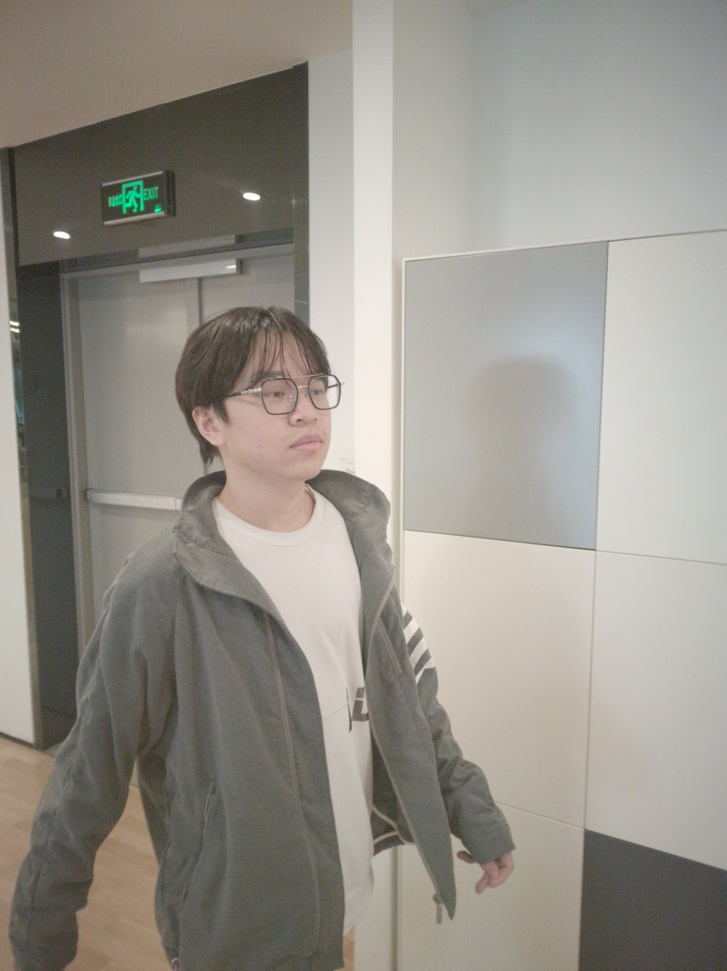
#> input picture inputs/ref/103212684-1039-1054_ref.jpg, 727 x 971 px, shrunk from 3472 x 4640 before the run, given in place of 001_001.jpg, which was not available
$ python hybrid_denoise.py   (older library calls are emulated)
#> lines starting #> are read from the running program, lines starting #| are printed output that depends on the picture; after the words box and inside, x2 and y2 are one past the last pixel; in counts of white or black regions, pixels touching at a corner belong together; pictures that were not available may be replaced by others from this repository, and a replacement may not be noted
### basicsr/data/distortion/utils/HybridDenoise/hnr.py
import os.path
import argparse

import numpy as np
import cv2
import imageio
try:
    import bm3d
except:
    print("\033[91mNo BM3D module installed.\033[00m")
import numpy as np

from skimage import img_as_ubyte, img_as_float
from skimage.restoration import denoise_tv_chambolle, denoise_wavelet
from skimage.color import rgb2yuv, yuv2rgb
from skimage.filters.rank import median
from skimage.morphology import disk
from skimage.util.shape import view_as_blocks

from . import utils


kernel = np.array([[1, 1,  1, 1, 1],
        [1, 5,  5, 5, 1],
        [1, 5, 44, 5, 1],
        [1, 5,  5, 5, 1],
        [1, 1,  1, 1, 1]]) / 100.0


class HybridNoiseReduction:

    @staticmethod
    def yuv_split(rgb_img):
        yuv = rgb2yuv(rgb_img)
        y, u, v = cv2.split(yuv)
        return y, u, v

    @staticmethod
    def yuv_combine(y, u, v):
        yuv = cv2.merge((y, u, v))
        rgb = yuv2rgb(yuv)
        return rgb

    # [20 lines left out: functions freq_domain_denoise, freq_domain_denoise_smooth, not called in this run]

    @staticmethod
    def median_denoise(noisy_y, radius=5):
        noisy_y = img_as_ubyte(noisy_y)
        denoised_y = median(noisy_y, disk(radius))
        thres_idx = np.abs(denoised_y - noisy_y) > 255
        denoised_y[thres_idx] = noisy_y[thres_idx]
        denoised_y = img_as_float(denoised_y)
        return denoised_y

    # [17 lines left out: functions gaussian_denoise, nlm_denoise, pyr_denoise, not called in this run]

    @staticmethod
    def lap_pyr(img, num_level=5):

        # Gaussian Pyramid
        layer = img.copy()
        gaussian_pyramid = [layer]
        for i in range(num_level + 1):
            layer = cv2.pyrDown(layer)
            gaussian_pyramid.append(layer)

        # Laplacian Pyramid
        layer = gaussian_pyramid[num_level]
        laplacian_pyramid = [layer]
        for i in range(num_level, 0, -1):
            size = (gaussian_pyramid[i - 1].shape[1], gaussian_pyramid[i - 1].shape[0])
            gaussian_expanded = cv2.pyrUp(gaussian_pyramid[i], dstsize=size)
            laplacian = cv2.subtract(gaussian_pyramid[i - 1], gaussian_expanded)
            laplacian_pyramid.append(laplacian)

        return laplacian_pyramid

    # [8 lines left out: function lap_pyr_rec, not called in this run]

    @staticmethod
    def get_blending_mask(laplacian_pyramid, blend_freq_layer, morph_kernel_size=1):
        kernel = np.ones((morph_kernel_size, morph_kernel_size))
        h, w = laplacian_pyramid[-1].shape[0], laplacian_pyramid[-1].shape[1]
        ret, th = cv2.threshold(img_as_ubyte(np.abs(laplacian_pyramid[blend_freq_layer])), 0, 1,
                                cv2.THRESH_BINARY + cv2.THRESH_OTSU)
        th = np.float32(th)
        opening = cv2.morphologyEx(th, cv2.MORPH_OPEN, kernel)
        opening = cv2.morphologyEx(opening, cv2.MORPH_DILATE, kernel)
        mask = cv2.resize(opening, dsize=(w, h))
        mask = cv2.GaussianBlur(mask, (15, 15), 0)
        return mask

    # [5 lines left out: function mask_blend, not called in this run]

    def alpha_blend(self, y, y_denoise, alpha=0.5):
            return y_denoise * alpha + y * (1 - alpha)

    def run(self, rgb_img, nr_method, nr_parm, no_blend, mask_level, blend_morph_kernel,
                blend_alpha=0.5):
        y, u, v = self.yuv_split(rgb_img)
        laplacian_pyramid = self.lap_pyr(y)

        # [7 lines of commented-out code are left out]

        if nr_method == 'freq':
            y_denoised = self.freq_domain_denoise(y, threshold_sigma=nr_parm)
        if nr_method == 'freq_smooth':
            y_denoised = self.freq_domain_denoise_smooth(y, threshold_sigma=nr_parm)
        elif nr_method == "median":
            y_denoised = self.median_denoise(y, radius=int(nr_parm))
        elif nr_method == "gaussian":
            y_denoised = self.gaussian_denoise(y, radius=int(nr_parm))
        elif nr_method == 'tvl1':
            y_denoised = cv2.denoise_TVL1(y, y)
        elif nr_method == 'nlm':
            y_denoised = self.nlm_denoise(y, int(nr_parm))
        elif nr_method == 'bm3d':
            y_denoised = bm3d.bm3d(y, nr_parm)
        elif nr_method == 'lap_pyr':
            denoised_pyr = self.pyr_denoise(laplacian_pyramid, nr_parm)
            y_denoised = self.lap_pyr_rec(denoised_pyr)
        elif nr_method == 'bilateral':
            y_denoised = img_as_float(cv2.bilateralFilter(img_as_ubyte(y), int(nr_parm), 20, 5))
        else:
            y_denoised = self.nlm_denoise(y, int(nr_parm))

        mask = self.get_blending_mask(laplacian_pyramid, blend_freq_layer=mask_level, morph_kernel_size=blend_morph_kernel)

        y_final = self.alpha_blend(y, y_denoised, blend_alpha)
        # y_final = self.mask_blend(y, y_final, mask, no_blend)


        rgb_final = self.yuv_combine(y_final, u, v)

        return np.clip(rgb_final, a_min=0, a_max=1), np.clip(mask, a_min=0, a_max=1)


# [27 lines that do not run on import are left out]

### basicsr/data/distortion/utils/HybridDenoise/hybrid_denoise.py
import sys
import os
from skimage import img_as_float, img_as_ubyte
sys.path.insert(0, os.path.join(os.getcwd(), "utils/HybridDenoise"))
from .hnr import HybridNoiseReduction

hnr = HybridNoiseReduction()
def hybrid_denoise(rgb_noisy,
        nr_method="median",
        nr_parm=7,
        no_blend=False,
        mask_level=-2,
        blend_morph_kernel=1,
        blend_alpha=0.5,
        ):

    rgb_denoise, mask = hnr.run(img_as_float(rgb_noisy),
                                nr_method=nr_method,
                                nr_parm=nr_parm,
                                no_blend=no_blend,
                                mask_level=mask_level,
                                blend_morph_kernel=blend_morph_kernel,
                                blend_alpha=blend_alpha,
                                )

    return img_as_ubyte(rgb_denoise)


if __name__ == "__main__":
    import imageio
    import cv2
    rgb_noisy = imageio.imread("/data/Test_Results/Face_Restoration/internal_test/night_samples/001_001.jpg")
#> rgb_noisy is the input picture: shape (971, 727, 3); mean R, G, B 149.6, 145.5, 137.2
    output_img = hybrid_denoise(rgb_noisy,
                    nr_method="median",
                    nr_parm=7,
                    no_blend=False,
                    mask_level=-2,
                    blend_morph_kernel=1,
            )
#> in yuv_split, `y, u, v = cv2.split(yuv)`:
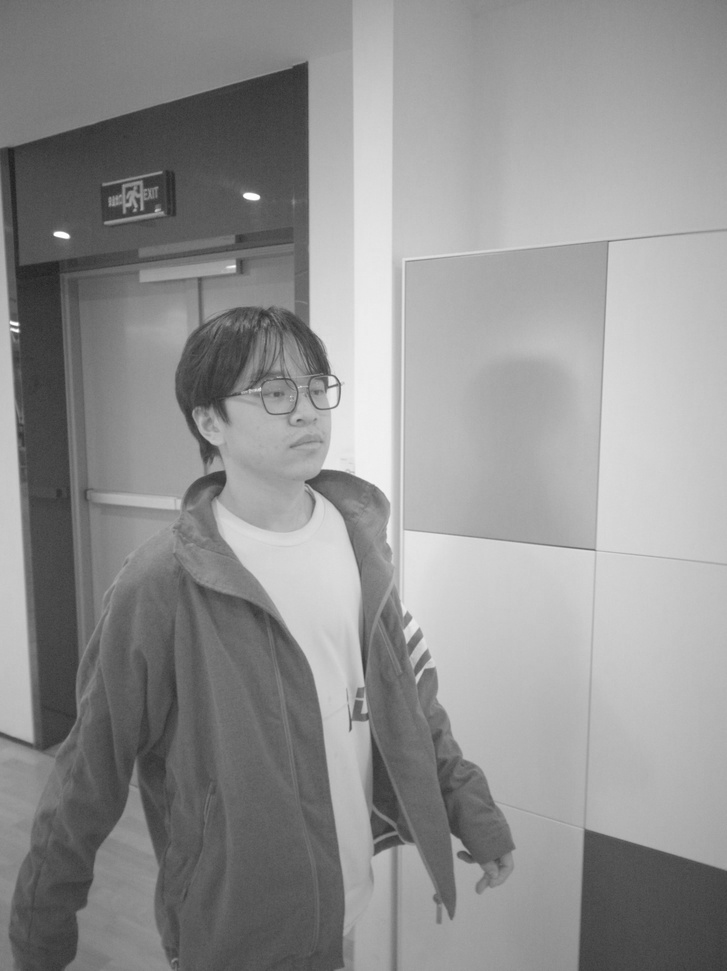
#> y: shape (971, 727) float64; min 0.121, max 1, mean 0.572
#> in yuv_split, `y, u, v = cv2.split(yuv)`:
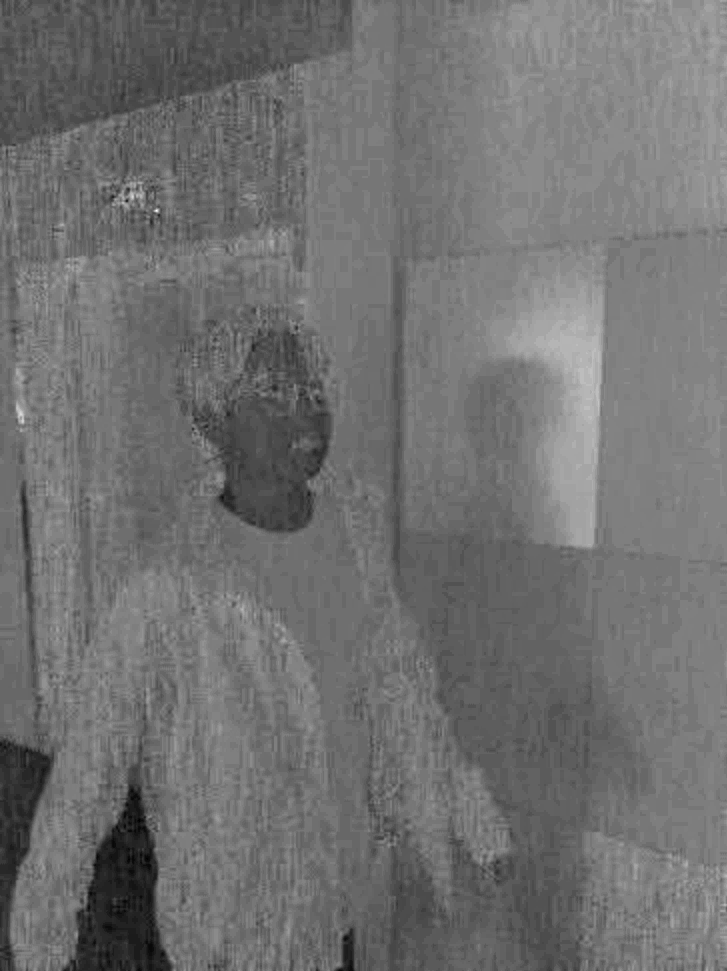
#> u: shape (971, 727) float64; min -0.072, max 0.0533, mean -0.0165; drawn with min black and max white
#> in yuv_split, `y, u, v = cv2.split(yuv)`:
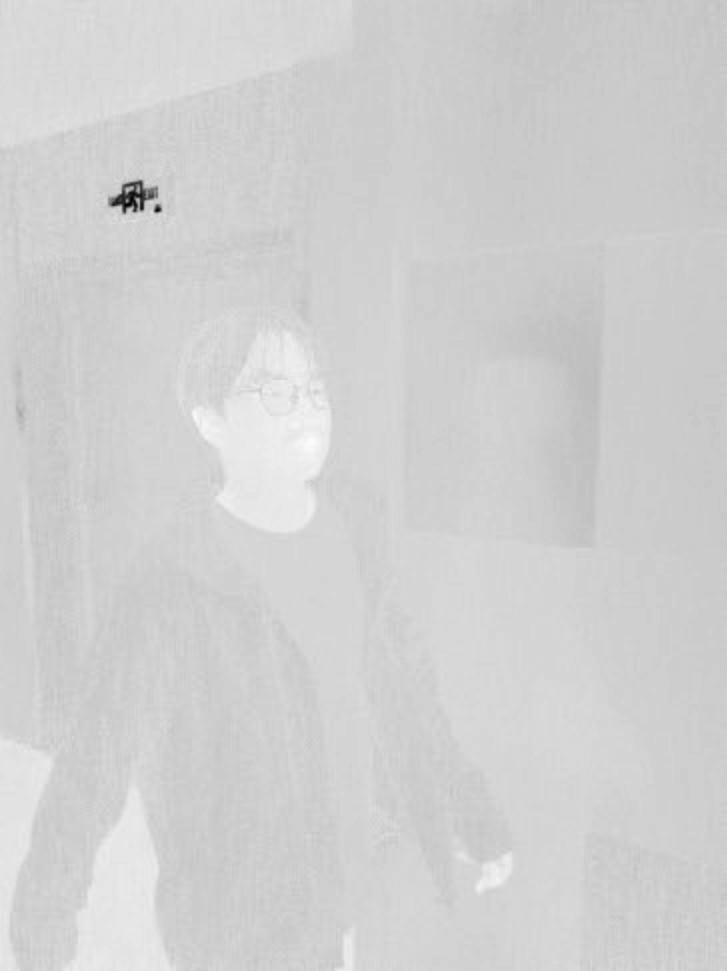
#> v: shape (971, 727) float64; min -0.516, max 0.13, mean 0.0131; drawn with min black and max white
#> the loop in lap_pyr, `for i in range(num_level + 1):` made 6 passes
#> pass 3, in lap_pyr, `layer = cv2.pyrDown(layer)`:
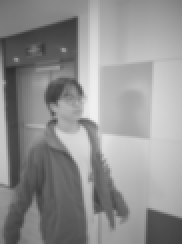
#> layer: shape (122, 91) float64 (shown 2 times larger); min 0.175, max 0.94, mean 0.571
#> after the loop in lap_pyr, `for i in range(num_level + 1):`: gaussian_pyramid = 7 items
#> the loop in lap_pyr, `for i in range(num_level, 0, -1):` made 5 passes
#> pass 2, in lap_pyr, `laplacian = cv2.subtract(gaussian_pyramid[i - 1], gaussian_expanded)`:
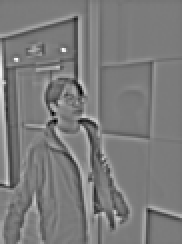
#> laplacian: shape (122, 91) float64 (shown 2 times larger); min -0.18, max 0.192, mean 0.000215; drawn with min black and max white
#> after the loop in lap_pyr, `for i in range(num_level, 0, -1):`: laplacian_pyramid = 6 items
#> in get_blending_mask, `ret, th = cv2.threshold(img_as_ubyte(np.abs(laplacian_pyramid[blend_fr..`:
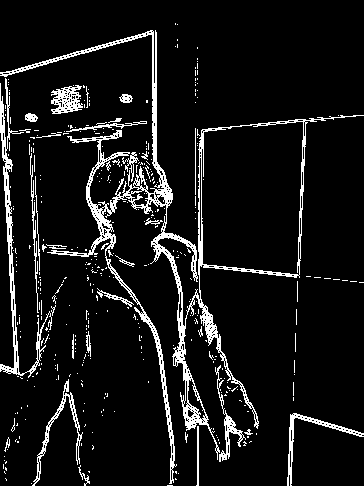
#> th: shape (486, 364); values 0 (black) and 1 (white), 8.6% white in thin lines or dots
#> in get_blending_mask, `ret, th = cv2.threshold(img_as_ubyte(np.abs(laplacian_pyramid[blend_fr..`: ret = 6
#> in get_blending_mask, `mask = cv2.GaussianBlur(mask, (15, 15), 0)`:
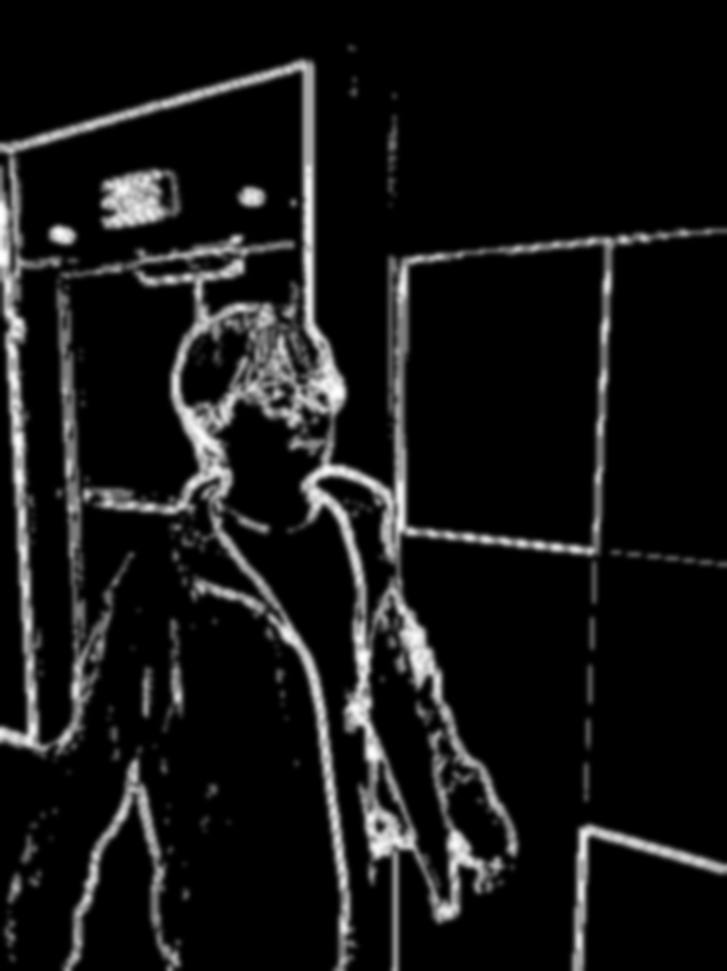
#> mask: shape (971, 727) float32; min 0, max 1, mean 0.0858
    imageio.imwrite("./test_img.jpg", output_img)

$ run again, on inputs/ref/103306301-0153-0160_ref.jpg
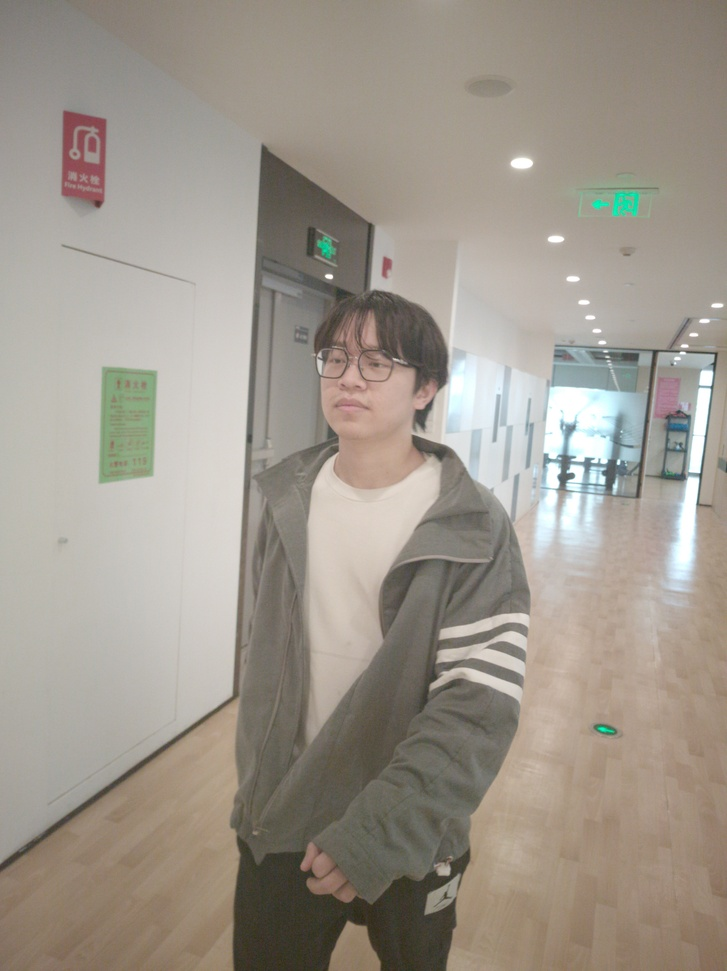
#> input picture inputs/ref/103306301-0153-0160_ref.jpg, 727 x 971 px, shrunk from 3472 x 4640 before the run, given in place of 001_001.jpg, which was not available
#> rgb_noisy is the input picture: shape (971, 727, 3); mean R, G, B 158.5, 151, 140.6
#> rgb_img: shape (971, 727, 3) float64; mean of channels 0, 1, 2 0.622, 0.592, 0.551
#> after the loop in lap_pyr, `for i in range(num_level + 1):`: gaussian_pyramid = 7 items
#> after the loop in lap_pyr, `for i in range(num_level, 0, -1):`: laplacian_pyramid = 6 items
#> thres_idx: shape (971, 727) bool; every value is 0
#> in get_blending_mask, `ret, th = cv2.threshold(img_as_ubyte(np.abs(laplacian_pyramid[blend_fr..`:
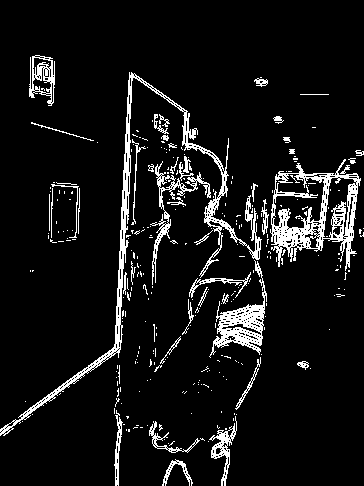
#> th: shape (486, 364); values 0 (black) and 1 (white), 8.2% white in thin lines or dots, all inside (x1, y1, x2, y2) = (0, 55, 364, 486)
#> ret = 7
#> in get_blending_mask, `mask = cv2.GaussianBlur(mask, (15, 15), 0)`:
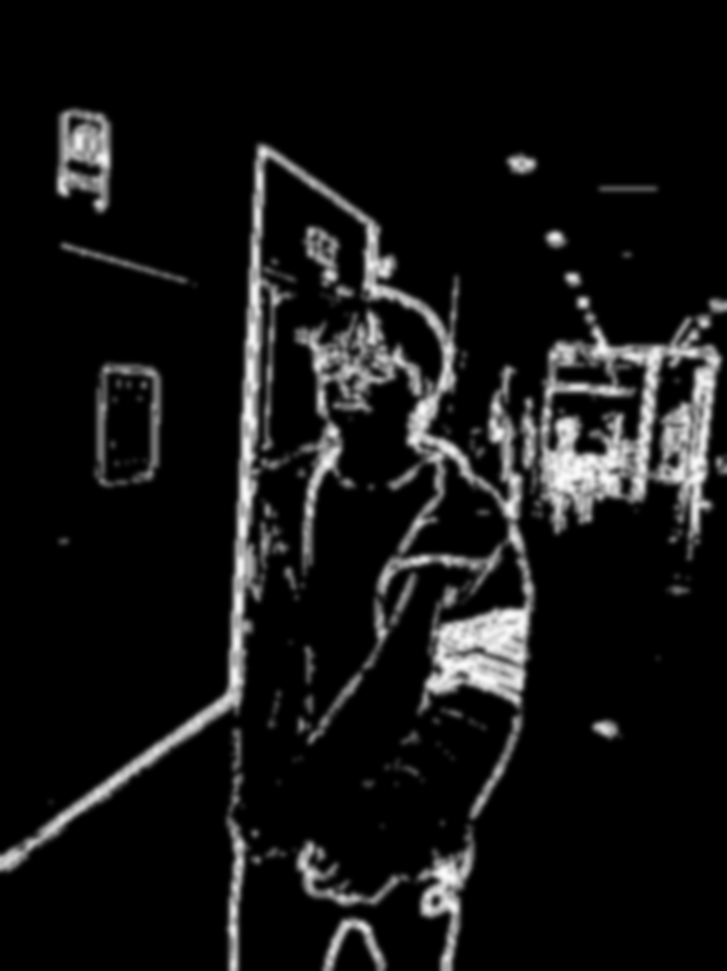
#> mask: shape (971, 727) float32; min 0, max 0.988, mean 0.0817
#> rgb: shape (971, 727, 3) float64; mean of channels 0, 1, 2 0.622, 0.593, 0.552

$ run again, on inputs/ref/124117710-0221-0238_ref.jpg
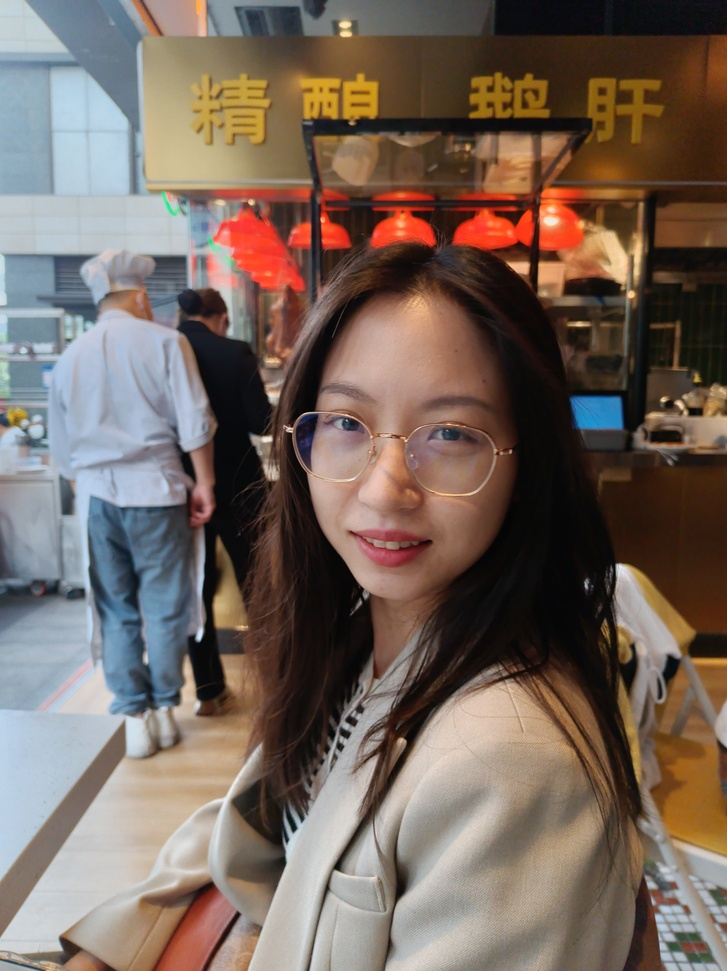
#> input picture inputs/ref/124117710-0221-0238_ref.jpg, 727 x 971 px, shrunk from 3472 x 4640 before the run, given in place of 001_001.jpg, which was not available
#> rgb_noisy is the input picture: shape (971, 727, 3); mean R, G, B 117.8, 102.5, 93.1
#> rgb_img: shape (971, 727, 3) float64; mean of channels 0, 1, 2 0.462, 0.402, 0.365
#> after the loop in lap_pyr, `for i in range(num_level + 1):`: gaussian_pyramid = 7 items
#> after the loop in lap_pyr, `for i in range(num_level, 0, -1):`: laplacian_pyramid = 6 items
#> thres_idx: shape (971, 727) bool; every value is 0
#> in get_blending_mask, `ret, th = cv2.threshold(img_as_ubyte(np.abs(laplacian_pyramid[blend_fr..`:
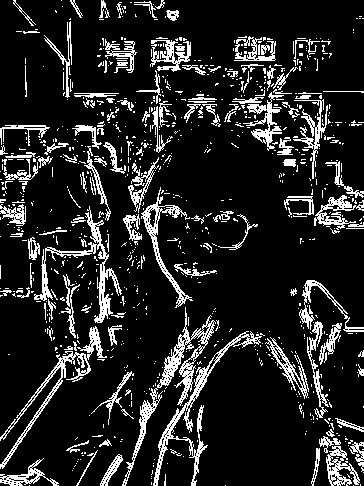
#> th: shape (486, 364); values 0 (black) and 1 (white), 14.2% white in thin lines or dots
#> ret = 9
#> in get_blending_mask, `mask = cv2.GaussianBlur(mask, (15, 15), 0)`:
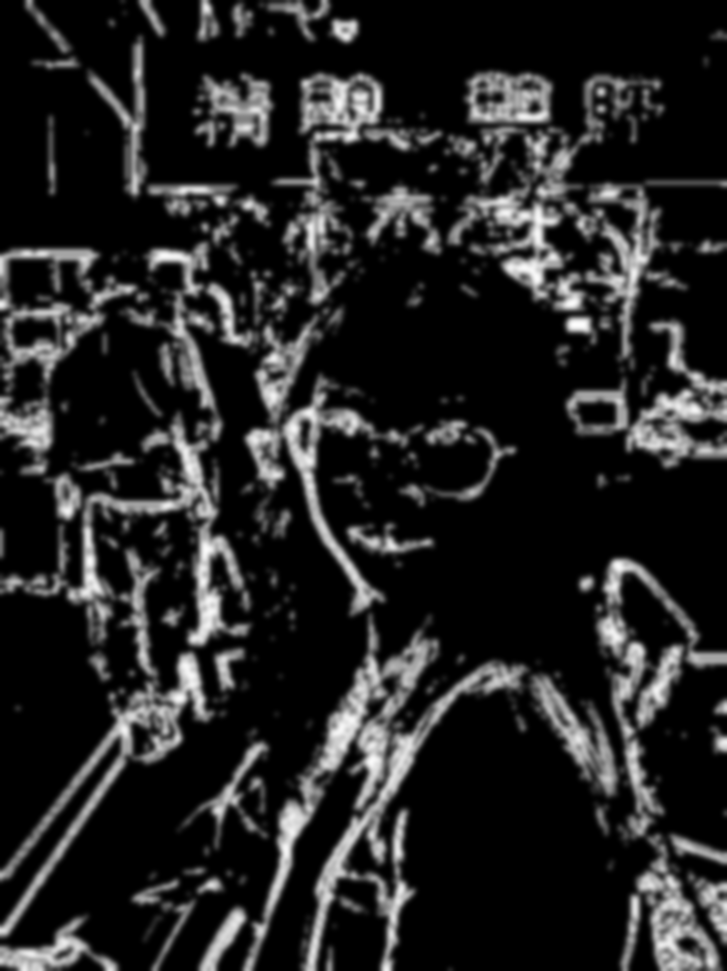
#> mask: shape (971, 727) float32; min 0, max 0.995, mean 0.142
#> rgb: shape (971, 727, 3) float64; mean of channels 0, 1, 2 0.462, 0.402, 0.365
